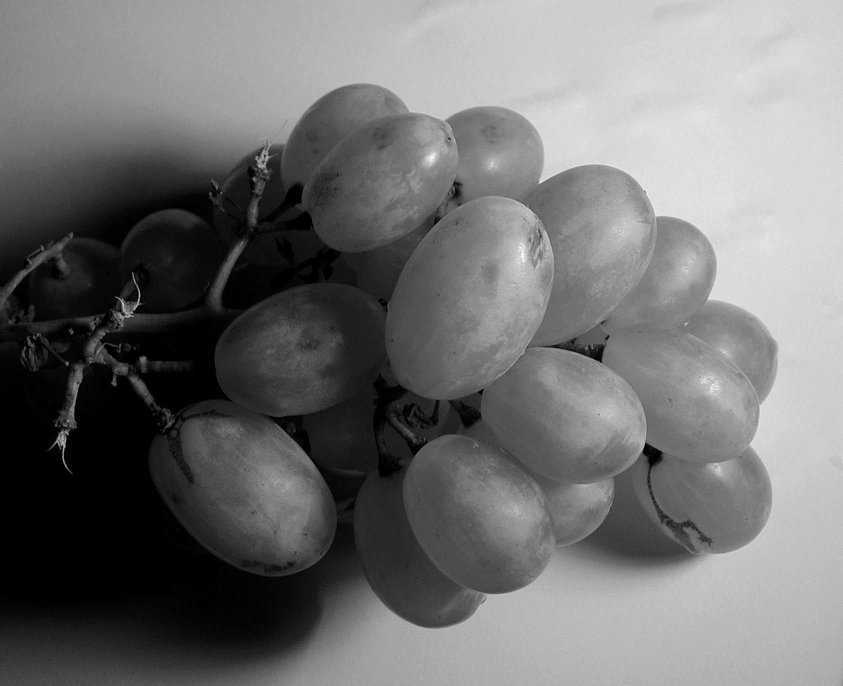
#> input picture sobel/anggur.jpg, 1686 x 1371 px (shown at 1/2 size)
$ python sobel.py   (older library calls are emulated)
#> lines starting #> are read from the running program, lines starting #| are printed output that depends on the picture
import cv2

g_1 = cv2.imread('sobel/anggur.jpg')
#> g_1 is the input picture: shape (1371, 1686, 3); min 0, max 255, mean 113.4
g_2 = cv2.imread('sobel/kucing.jpg')
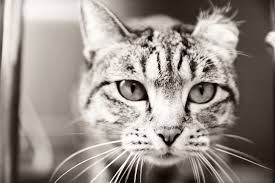
#> input picture sobel/kucing.jpg, 275 x 183 px
#> g_2 is the input picture: shape (183, 275, 3); mean B, G, R 137.6, 144.2, 152.1
g_3 = cv2.imread('sobel/orang.jpg')
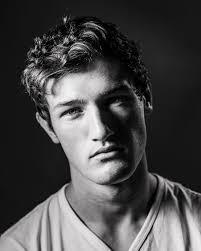
#> input picture sobel/orang.jpg, 201 x 251 px
#> g_3 is the input picture: shape (251, 201, 3); mean B, G, R 71.8, 71.5, 72.2
g_4 = cv2.imread('sobel/pemandangan.jpg')
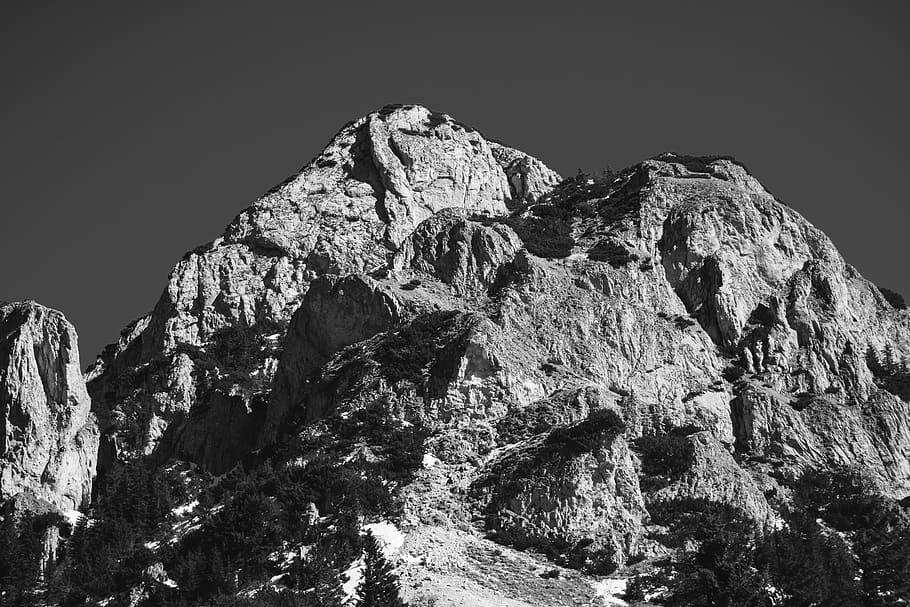
#> input picture sobel/pemandangan.jpg, 910 x 607 px
#> g_4 is the input picture: shape (607, 910, 3); min 0, max 255, mean 83.8


widht = 300
heigth = 300
dim = (widht, heigth)

gambar_1 = cv2.resize(g_1, dim, interpolation=cv2.INTER_LINEAR)
gambar_2 = cv2.resize(g_2, dim, interpolation=cv2.INTER_LINEAR)
gambar_3 = cv2.resize(g_3, dim, interpolation=cv2.INTER_LINEAR)
gambar_4 = cv2.resize(g_4, dim, interpolation=cv2.INTER_LINEAR)


Load1 = cv2.resize(g_1, dim, interpolation=cv2.INTER_LINEAR)
Load2 = cv2.resize(g_2, dim, interpolation=cv2.INTER_LINEAR)
Load3 = cv2.resize(g_3, dim, interpolation=cv2.INTER_LINEAR)
Load4 = cv2.resize(g_4, dim, interpolation=cv2.INTER_LINEAR)
# Sobel
edges_sobel1 = cv2.Sobel(Load1, cv2.CV_64F, 1, 0, ksize=1)
edges_sobel2 = cv2.Sobel(Load2, cv2.CV_64F, 1, 0, ksize=1)
edges_sobel3 = cv2.Sobel(Load3, cv2.CV_64F, 1, 0, ksize=1)
edges_sobel4 = cv2.Sobel(Load4, cv2.CV_64F, 1, 0, ksize=1)

cv2.imshow('anggur', gambar_1)
cv2.imshow('kucing', gambar_2)
cv2.imshow('orang', gambar_3)
cv2.imshow('alam', gambar_4)


cv2.imshow('sobel1', edges_sobel1)
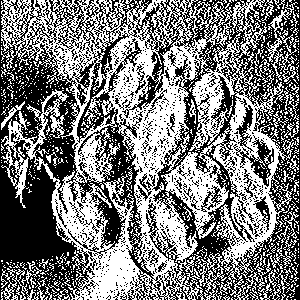
#> window 'sobel1': shape (300, 300, 3); 48.2% white in thin lines or dots
cv2.imshow('sobel2', edges_sobel2)
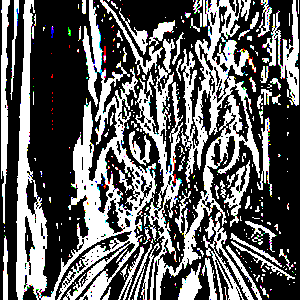
#> window 'sobel2': shape (300, 300, 3); mean B, G, R 97.5, 97.4, 97.4
cv2.imshow('sobel3', edges_sobel3)
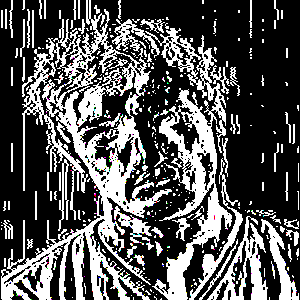
#> window 'sobel3': shape (300, 300, 3); mean B, G, R 85.2, 85.1, 85.2
cv2.imshow('sobel4', edges_sobel4)
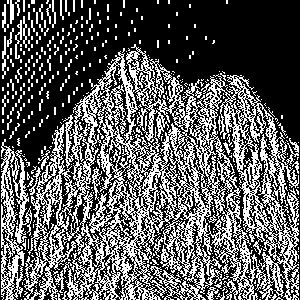
#> window 'sobel4': shape (300, 300, 3); 36.5% white in thin lines or dots

cv2.waitKey()
cv2.destroyAllWindows()
